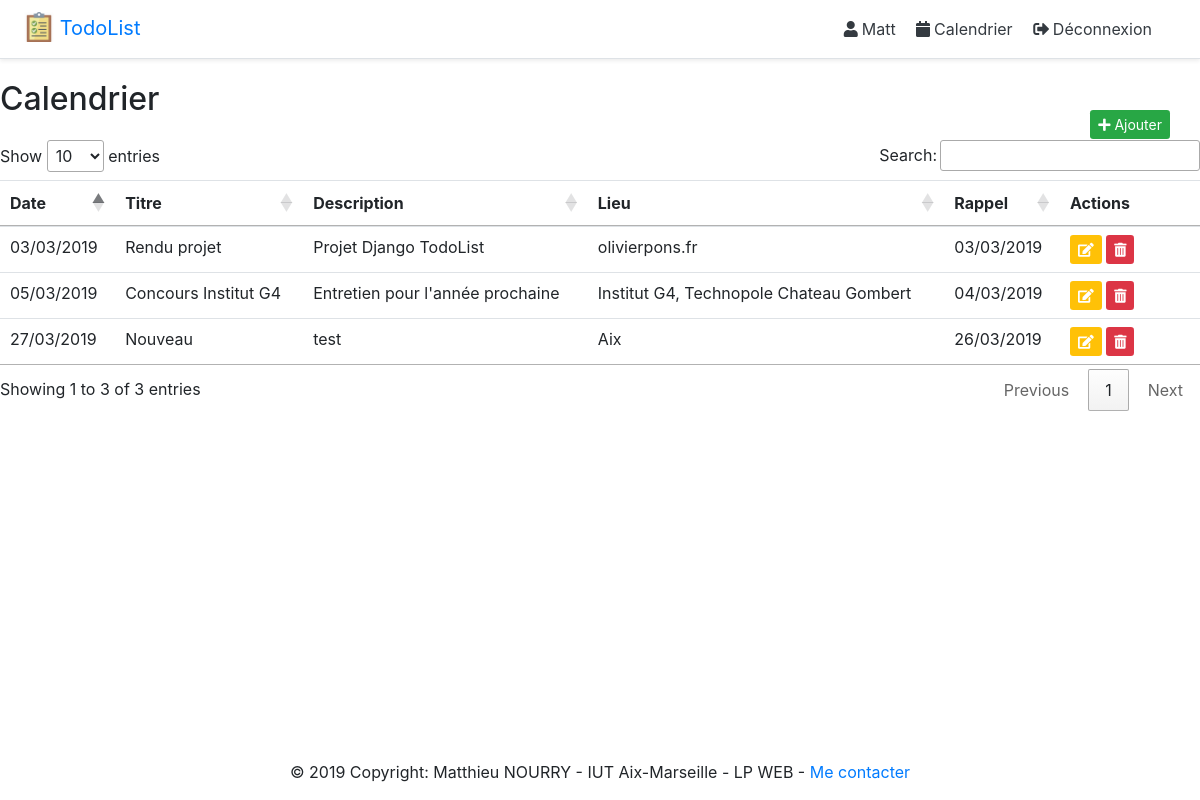
The app's page /calendar/ (signed in), older data.
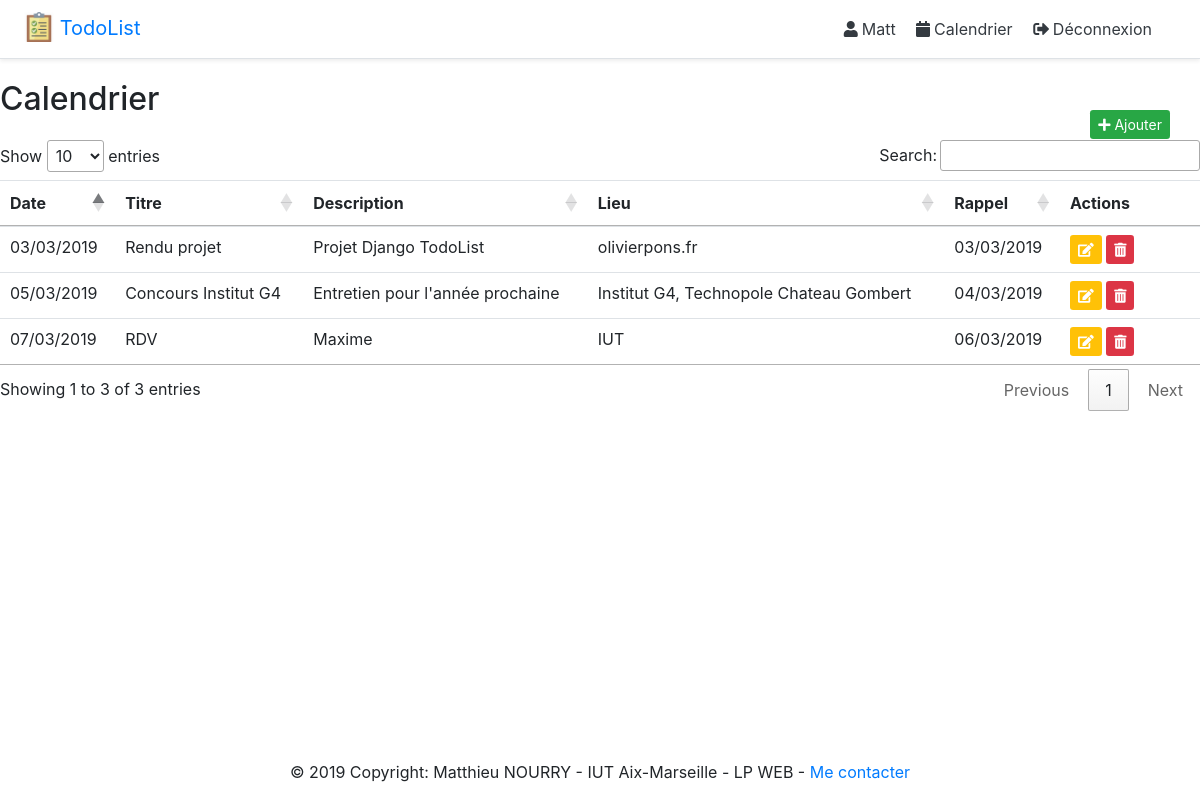
The same page, newer data.
### app/models.py (models this page shows, shortened)
class Event(models.Model):
    titre = models.CharField(max_length=250, null=None, default=None)
    description = models.CharField(max_length=250, null=None, default=None)
    date = models.DateField(null=None, default=None)
    lieu = models.CharField(max_length=250, null=None, default=None)
    rappel = models.DateField(null=None, default=None)
    user = models.ForeignKey(User, on_delete=models.CASCADE, default=None)

### app/views.py (the view, shortened to what this page needs)
# urls.py: path('calendar/', CalendarView.as_view(),
class CalendarView(ListView):
    model = Event
    template_name = 'calendar.html'
    def get_queryset(self):
        return Event.objects.filter(user=self.request.user)

### templates/calendar.html (shortened to what this page needs)
{% extends 'base.html' %}
{% load i18n %}
{% block main_content %}
    <h1>Calendrier</h1>
    <a href="{% url 'add_event' %}" style="position: absolute; right: 0; margin-top: -30px; margin-right: 30px;">
        <button style="color: white; border: none" type="button" class="btn-sm btn-success"><i
                class="fas fa-plus"></i> Ajouter
        </button>
    </a>
    <div>
        {% if object_list %}
            <table data-toggle="table"
                   data-search="true"
                   data-filter-control="true"
                   data-show-export="true"
                   data-click-to-select="true"
                   data-toolbar="#toolbar"
                   class="table" id="table_event">
                <thead>
                <tr>
                    <th>Date</th>
                    <th>Titre</th>
                    <th>Description</th>
                    <th>Lieu</th>
                    <th>Rappel</th>
                    <th style="width: 120px;">Actions</th>
                </tr>
                </thead>
                <tbody>
                {% for object in object_list %}
                    <tr>
                        <td>{{ object.date|date:"d/m/Y" }}</td>
                        <td>{{ object.titre }}</td>
                        <td>{{ object.description }}</td>
                        <td>{{ object.lieu }}</td>
                        <td>{{ object.rappel|date:"d/m/Y" }}</td>
                        <td>
                            <a href="{% url 'edit_event' object.id %}">
                                <button style="color: white; border: none" type="button" class="btn-sm btn-warning"><i
                                        class="fas fa-edit"></i></button>
                            </a>
                            <a href="{% url 'delete_event' object.id %}">
                                <button style="color: white; border: none" type="button" class="btn-sm btn-danger"><i
                                        class="fas fa-trash-alt"></i></button>
                            </a>
                        </td>
                    </tr>
                {% endfor %}
                </tbody>
            </table>
        {% else %}
            <h1>{% trans "List empty" %}</h1>
        {% endif %}
    </div>
{% endblock %}

Row changes from the older to the newer data that the page shows:
removed Event: date "27/03/2019", titre "Nouveau", description "test", lieu "Aix", rappel "26/03/2019"
added Event: date "07/03/2019", titre "RDV", description "Maxime", lieu "IUT", rappel "06/03/2019"
